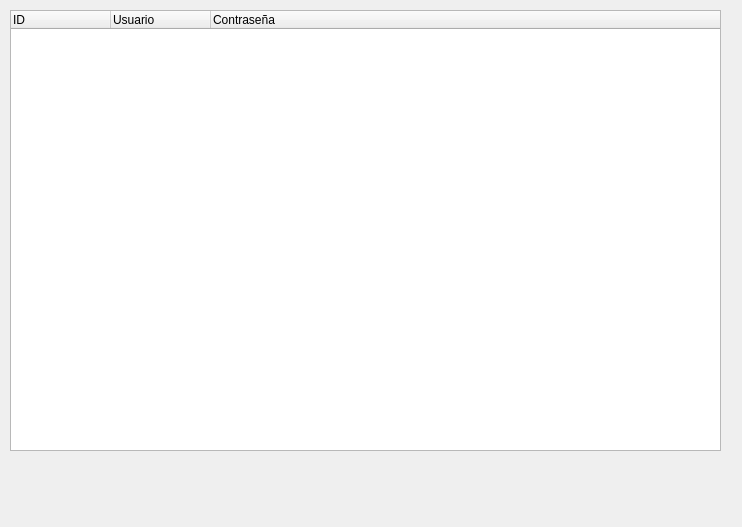
<?xml version="1.0" encoding="UTF-8"?>
<ui version="4.0">
 <class>Ventana</class>
 <widget class="QWidget" name="Ventana">
  <property name="geometry">
   <rect>
    <x>0</x>
    <y>0</y>
    <width>742</width>
    <height>527</height>
   </rect>
  </property>
  <property name="windowTitle">
   <string>Form</string>
  </property>
  <widget class="QTreeWidget" name="tUsuarios">
   <property name="geometry">
    <rect>
     <x>10</x>
     <y>10</y>
     <width>711</width>
     <height>441</height>
    </rect>
   </property>
   <column>
    <property name="text">
     <string>ID</string>
    </property>
   </column>
   <column>
    <property name="text">
     <string>Usuario</string>
    </property>
   </column>
   <column>
    <property name="text">
     <string>Contraseña</string>
    </property>
   </column>
  </widget>
 </widget>
 <resources/>
 <connections/>
</ui>
